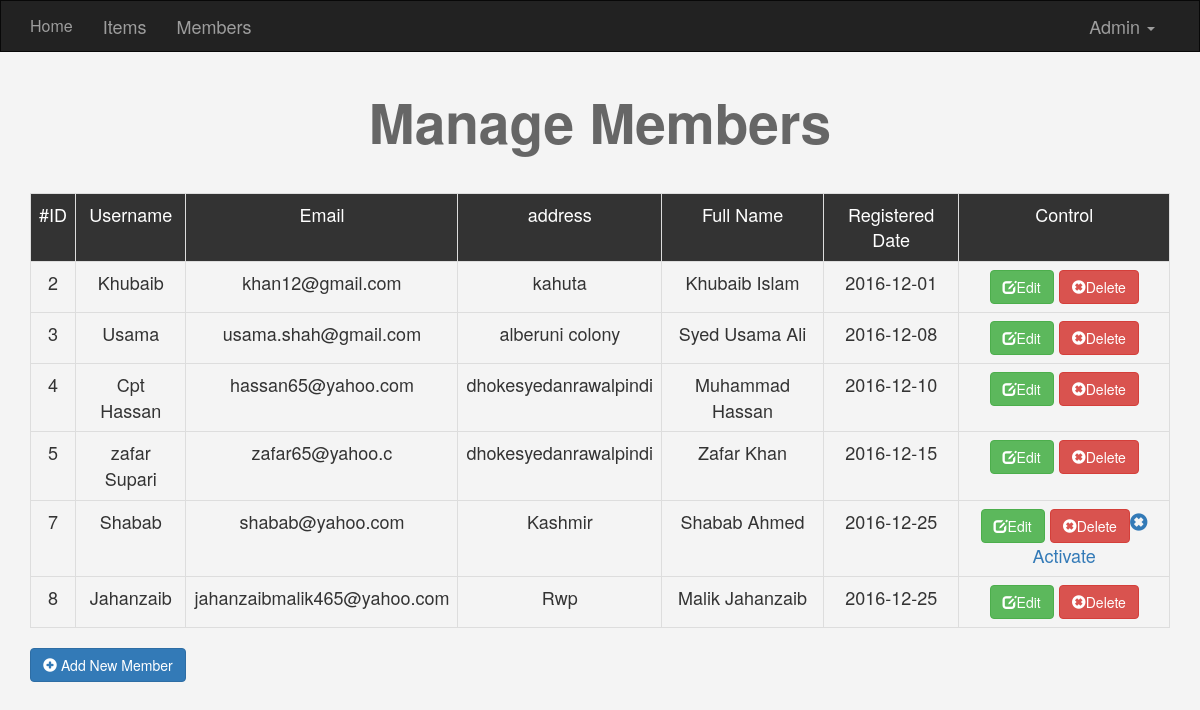
Screenshot of /members.php (signed in) with the database file from the repository.
### tables this page shows
CREATE TABLE IF NOT EXISTS `user` (
  `uid` int(6) NOT NULL AUTO_INCREMENT,
  `name1` varchar(20) NOT NULL,
  `pass1` varchar(25) NOT NULL,
  `address` varchar(50) NOT NULL,
  `email` varchar(30) NOT NULL,
  `contact` int(16) NOT NULL,
  `FullName` varchar(50) NOT NULL,
  `GroupID` int(11) NOT NULL,
  `RegStatus` int(11) NOT NULL,
  `Date` date NOT NULL,
  PRIMARY KEY (`uid`)
);

### members.php (the view, shortened to what this page needs)
<?php
if(isset($_SESSION['name1'])){
  include 'init.php';
  $do =isset($_GET['do']) ? $_GET['do']: 'Manage';
if($do =='Manage')
{
  $var ='';
    $query =$db->prepare("SELECT * FROM user WHERE GROUPID != 1 $var");
  $query->execute();
  $rows = $query->fetchAll();
  ?>
  <h1 class="text-center">Manage Members</h1>
  <div class="container">
    <div class="table-responsive">
      <table class="table text-center table-bordered">
        <tr>
          <td>#ID</td>
          <td>Username</td>
          <td>Email</td>
          <td>address</td>
          <td>Full Name</td>
          <td>Registered Date</td>
          <td>Control</td>
        </tr>
        <?php
            foreach ($rows as $row) {
                  echo "<tr>";
                        echo "<td>" . $row['uid'] . "</td>";
                        echo "<td>" . $row['name1'] . "</td>";
                       echo "<td>" . $row['email'] . "</td>";
                        echo "<td>" . $row['address'] . "</td>";
                       echo "<td>" . $row['FullName'] . "</td>";
                       echo "<td>" . $row['Date'] . "</td>";
                        echo "<td>
                        <a href='members.php?do=Edit&userid=" . $row['uid'] ." 'class='btn btn-success'> <i class='glyphicon glyphicon-edit'></i>Edit</a>
                        <a href='members.php?do=Delete&userid=" . $row['uid'] ." 'class='btn btn-danger'><i class='glyphicon glyphicon-remove-sign'></i>Delete</a>";
                          if($row['RegStatus'] == 0)
                          {
                            echo "<a href='members.php?do=Activate&userid=" . $row['uid'] ."' class='btn-btn-info'><i class='glyphicon glyphicon-remove-sign'></i>Activate</a>";
                          }
                                                echo "</td>";
                          echo "</tr>";
            }
            ?>
      </table>
<a href="members.php?do=Add" class="btn btn-primary"><i class=" glyphicon glyphicon-plus-sign"></i>  Add New Member</a>
</div>
<?php }
  include $calltp . 'footer.php';
}
else {
  header('Location: index.php');
  exit();
}

### css/backend.css (style rules this page uses)
body { background-color: #F4F4F4; font-size: 18px; }
h1 { font-size: 55px; margin: 40px 0; font-weight: bold; color: #666; }
.table tr:first-child td { background-color: #333; color: #fff; }

### rows the page displays
user: uid "2", name1 "Khubaib", email "khan12@gmail.com", address "kahuta", FullName "Khubaib Islam", Date "2016-12-01"
user: uid "3", name1 "Usama", email "usama.shah@gmail.com", address "alberuni colony", FullName "Syed Usama Ali", Date "2016-12-08"
user: uid "4", name1 "Cpt Hassan", email "hassan65@yahoo.com", address "dhokesyedanrawalpindi", FullName "Muhammad Hassan", Date "2016-12-10"
user: uid "5", name1 "zafar Supari", email "zafar65@yahoo.c", address "dhokesyedanrawalpindi", FullName "Zafar Khan", Date "2016-12-15"
user: uid "7", name1 "Shabab", email "shabab@yahoo.com", address "Kashmir", FullName "Shabab Ahmed", Date "2016-12-25"
user: uid "8", name1 "Jahanzaib", email "jahanzaibmalik465@yahoo.com", address "Rwp", FullName "Malik Jahanzaib", Date "2016-12-25"
